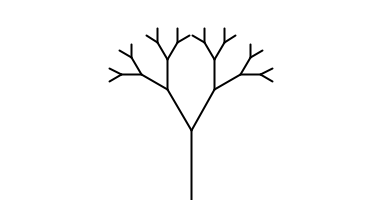
Frame 1 (no input)
Frame 60 (the mouse pressed at the canvas centre just before this capture): identical to frame 1, image omitted
Frame 120 (the mouse held since frame 60 and released just before this capture): identical to frame 1, image omitted

The Processing sketch that drew this single still picture (run headless with seeded random() and noise(); from frame 60 on, the mouse is pressed at the canvas centre):

// Processing sketch: Ex_8_6_Tree
// ── Ex_8_6_Tree.pde
// Recursive Tree
// Daniel Shiffman <http://www.shiffman.net>
// Nature of Code, Chapter 8

// Renders a simple tree-like structure via recursion
// Branching angle calculated as a function of horizontal mouse location

float theta;   

void setup() {
  size(383, 200);
  smooth();
}

void draw() {
  background(255);
  // Let's pick an angle 0 to 90 degrees based on the mouse position
  theta = PI/6;//map(mouseX,0,width,0,PI/2);

  // Start the tree from the bottom of the screen
  translate(width/2, height);
  stroke(0);
  branch(70);
}

void branch(float len) {
  // Each branch will be 2/3rds the size of the previous one

  //float sw = map(len,2,120,1,10);
  //strokeWeight(sw);
  strokeWeight(2);
      
  line(0, 0, 0, -len);
  // Move to the end of that line
  translate(0, -len);

  len *= 0.66;
  // All recursive functions must have an exit condition!!!!
  // Here, ours is when the length of the branch is 2 pixels or less
  if (len > 10) {
    pushMatrix();    // Save the current state of transformation (i.e. where are we now)
    rotate(theta);   // Rotate by theta
    branch(len);       // Ok, now call myself to draw two new branches!!
    popMatrix();     // Whenever we get back here, we "pop" in order to restore the previous matrix state

    // Repeat the same thing, only branch off to the "left" this time!
    pushMatrix();
    rotate(-theta);
    branch(len);
    popMatrix();
  }
}
